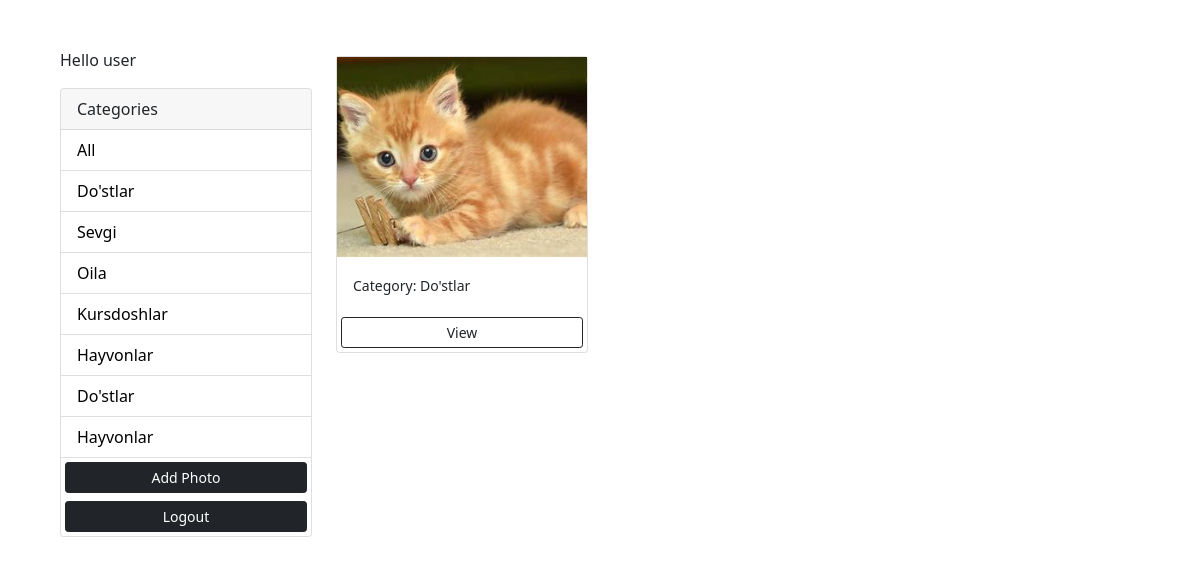
The app's page / (signed in) with its own data.
### photo/models.py (models this page shows, shortened)
class Category(models.Model):
    user = models.ForeignKey(User, on_delete=models.SET_NULL, null=True, blank=True)
    name = models.CharField(max_length=100, null=False, blank=False)

class Photo(models.Model):
    category = models.ForeignKey(Category, on_delete=models.SET_NULL, null=True, blank=True)
    image = models.ImageField(null=False, blank=False)
    description = models.TextField()

### photo/views.py (the view)
# urls.py: path('', galeriya, name='galeriya'),
@login_required(login_url='login')
def galeriya(request):
    user = request.user
    category = request.GET.get('category')
    if category == None:
        photos = Photo.objects.filter(category__user=user)
    else:
        photos = Photo.objects.filter(category__name=category, category__user=user)
    categories = Category.objects.all()
    context = {
        "categories": categories,
        "photos": photos,
    }
    return render(request, 'photo/galeriya.html', context)

### templates/photo/galeriya.html (shortened to what this page needs)
<!DOCTYPE html>
<html lang="en">
<head>
    <link href="https://cdn.jsdelivr.net/npm/bootstrap@5.0.0-beta1/dist/css/bootstrap.min.css" rel="stylesheet"
>
</head>
<body class="m-5">
    <div class="container">
        <div class="row">
            <div class="col-md-3">
                {% if request.user.is_authenticated %}
                <p>Hello {{request.user}}</p>
                {% endif %}
                <div class="card">
                    <div class="card-header">
                        Categories
                    </div>
                    <ul class="list-group list-group-flush">
                        <li class="list-group-item">
                            <a href="{% url 'galeriya' %}">All</a>
                        </li>
                        {% for category in categories %}
                        <li class=" list-group-item">
                            <a href="{% url 'galeriya' %}?category={{category.name}}">
                                {{category.name}}
                            </a>
                        </li>
                        {% endfor %}
                        <a href="{% url 'add-photo' %}" class="btn btn-dark btn-block btn-sm m-1">Add Photo</a>
                        <a href="{% url 'logout' %}" class="btn btn-dark btn-block btn-sm m-1">Logout</a>
                    </ul>
                </div>
            </div>
            <div class="col-md-9">
                <div class="row">
                    {% for photo in photos %}
                    <div class="col-md-4">
                        <div class="card my-2">
                            <img class="image-thumbail" src="{{photo.image.url}}" alt="Card image cap">
                            <div class="card-body">
                                <small>Category: {{photo.category.name}}</small>
                            </div>
                            <a href="{% url 'view-photo' photo.id %}" class="btn btn-outline-dark btn-sm m-1">View</a>
                        </div>
                    </div>
                    {% empty %}
                    <h3>No photos...</h3>
                    {% endfor %}
                </div>
            </div>
        </div>
    </div>
</body>
</html>

### templates/photo/galeriya.html (style rules this page uses)
.image-thumbail { height: 200px; object-fit: cover; }
.list-group-item a { text-decoration: none; color: black; }

### records on screen
Category: name "Do'stlar"
Category: name "Sevgi"
Category: name "Oila"
Category: name "Kursdoshlar"
Category: name "Hayvonlar"
Category: name "Do'stlar"
Category: name "Hayvonlar"
Photo: image (picture), category.name "Do'stlar"

### other values on screen
{{ request.user }} "user"
